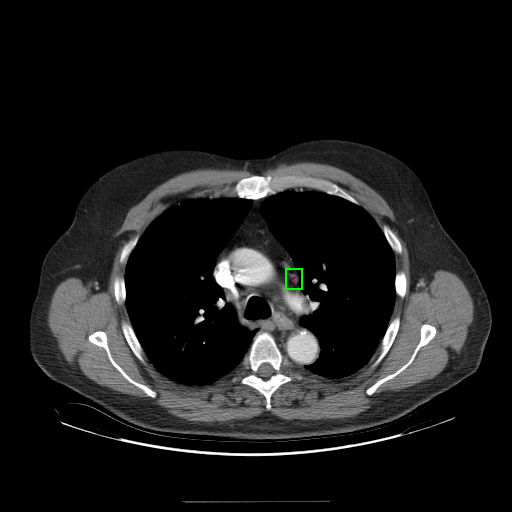
%> input picture dataset/lung ancer 3.png, 512 x 512 px
$ octave Source_Code.m   (GNU Octave 9; MATLAB toolbox functions it lacks are replaced by stand-ins)
%> lines starting %> are read from the running program, lines starting %| are printed output that depends on the picture; in (x1, y1, x2, y2) boxes, pixels count from 0 and x2, y2 are one past the last pixel; in counts of white or black regions, pixels touching at a corner belong together; the program's own positions count from 1
clc; clear; close all;

% Step 1: Load and Display Image
[filename, pathname] = uigetfile({'.png;.jpg;.bmp;.tif', 'Image Files'});
%> the answer given: dataset/lung ancer 3.png
if isequal(filename, 0)
    disp('No file selected');
    return;
end
img = imread(fullfile(pathname, filename));
%> img is the input picture: size 512x512x3 uint8; mean R, G, B 26.2, 26.3, 26.2
figure, imshow(img), title('Original Image');

% Step 2: Preprocessing
if size(img, 3) == 3
    imgGray = rgb2gray(img); % Convert to grayscale if RGB
else
    imgGray = img;
end
imgEnhanced = imadjust(imgGray); % Enhance contrast
figure, imshow(imgEnhanced), title('Enhanced Image');

% Step 3: Lung Segmentation (Example: Thresholding)
level = graythresh(imgEnhanced); % Otsu's threshold
%> level = 0.275
bw = imbinarize(imgEnhanced, level);
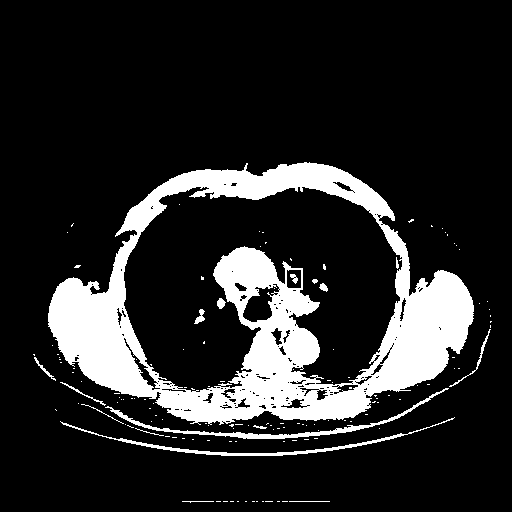
%> bw: size 512x512 logical; 15.9% white; 138 white regions (121 under 20 px), largest, box (x1, y1, x2, y2) and area: (48, 162, 474, 425) 38093, (105, 388, 449, 439) 1283, (60, 417, 455, 456) 1080
bw = imfill(bw, 'holes'); % Fill holes in binary image
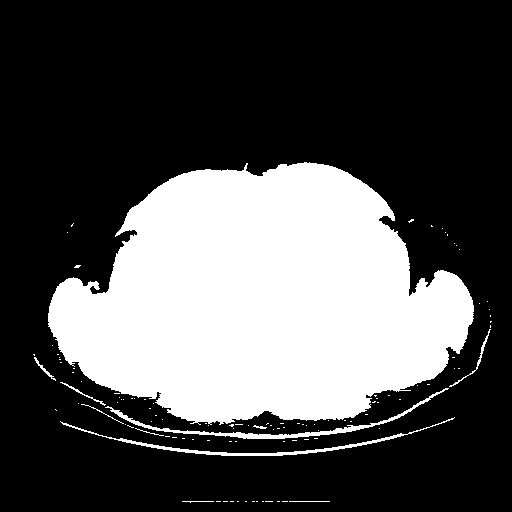
%> bw: size 512x512 logical; 30.9% white; 109 white regions (98 under 20 px), largest, box (x1, y1, x2, y2) and area: (48, 162, 474, 425) 78001, (105, 388, 449, 439) 1284, (60, 417, 455, 456) 1080
bw = bwareaopen(bw, 500); % Remove small objects
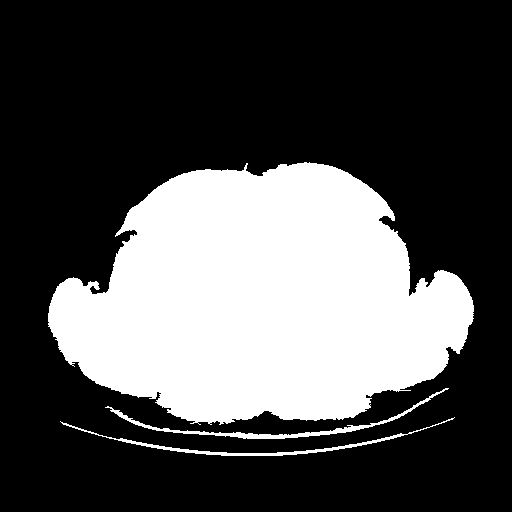
%> bw: size 512x512 logical; 30.7% white; 3 white regions, box (x1, y1, x2, y2) and area: (48, 162, 474, 425) 78001, (105, 388, 449, 439) 1284, (60, 417, 455, 456) 1080
figure, imshow(bw), title('Segmented Lungs');

% Step 4: Extract Region Properties
stats = regionprops(bw, 'Area', 'Centroid', 'Eccentricity');
%> stats = 3 regions; Area, Centroid and Eccentricity: 78001 [262.2 301] 0.755, 1284 [276.6 427.3] 0.994, 1080 [255.2 446.1] 0.996
disp('Region Properties:');
disp(stats);
%|   3x1 struct array containing the fields:
%|     Area
%|     Centroid
%|     Eccentricity

% Step 5: Mark Potential Cancerous Regions
cancerMask = bw .* (imgEnhanced > 200); % Example threshold for suspicious regions
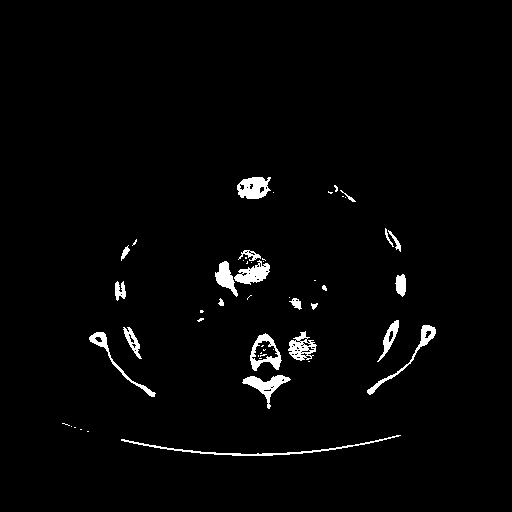
%> cancerMask: size 512x512 double; values 0 (black) and 1 (white), 2.2% white; 52 white regions (30 under 20 px), largest, box (x1, y1, x2, y2) and area: (121, 435, 401, 456) 592, (237, 177, 271, 199) 534, (242, 375, 291, 409) 532
cancerRegions = bwareaopen(cancerMask, 100); % Keep large suspicious regions
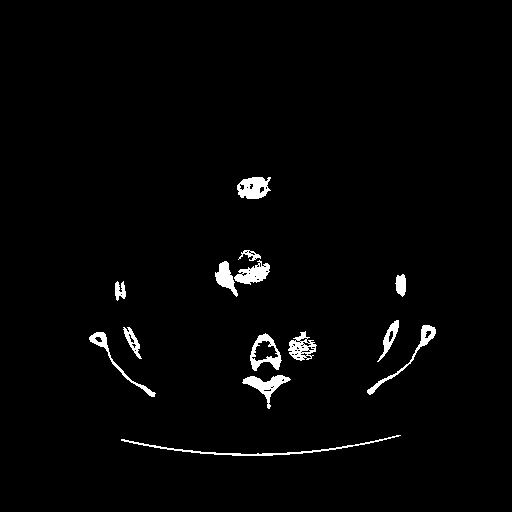
%> cancerRegions: size 512x512 logical; 2% white; 14 white regions, largest, box (x1, y1, x2, y2) and area: (121, 435, 401, 456) 592, (237, 177, 271, 199) 534, (242, 375, 291, 409) 532
figure, imshow(cancerRegions), title('Potential Cancerous Regions');

% Step 6: Overlay Results
result = imoverlay(imgGray, bwperim(cancerRegions), [1 0 0]); % Highlight regions in red
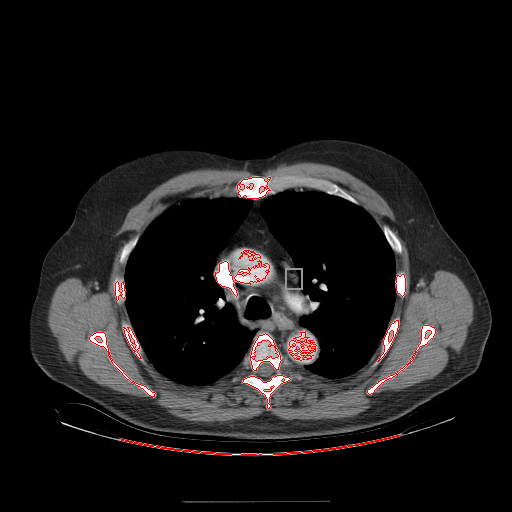
%> result: size 512x512x3 uint8; mean R, G, B 26.5, 24.2, 24.2
figure, imshow(result), title('Detected Regions Highlighted');

disp('Lung cancer detection complete.');

$ run again, on dataset/lung cancer 4.png
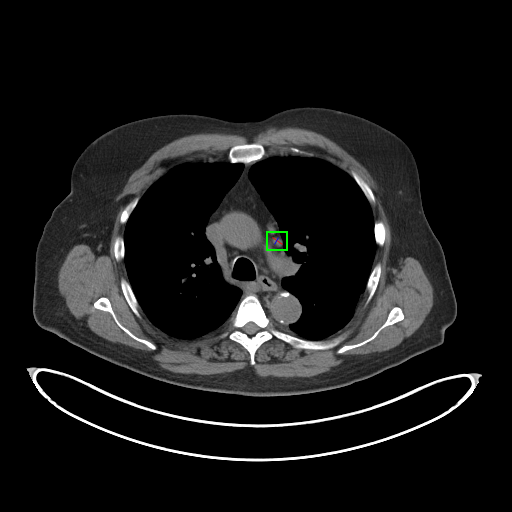
%> input picture dataset/lung cancer 4.png, 512 x 512 px
%> img is the input picture: size 512x512x3 uint8; mean R, G, B 23.3, 23.5, 23.3
%> level = 0.275
%> `bw = bwareaopen(bw, 500);`:
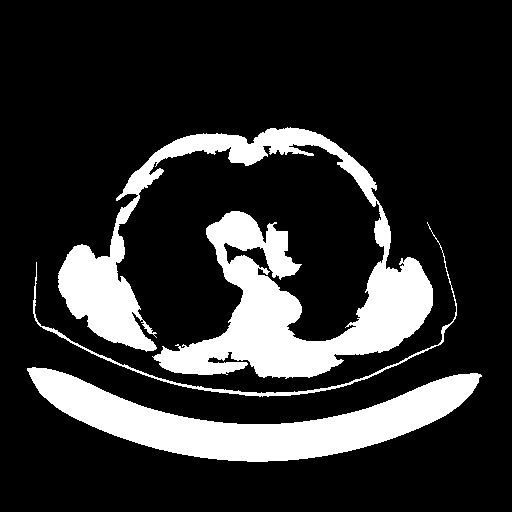
%> bw: size 512x512 logical; 18.7% white; 3 white regions, box (x1, y1, x2, y2) and area: (58, 127, 433, 379) 30619, (27, 367, 482, 462) 16778, (33, 222, 457, 397) 1507
%> stats = 3 regions; Area, Centroid and Eccentricity: 30619 [251.1 280.8] 0.733, 16778 [253.7 422.2] 0.985, 1507 [249.4 358.5] 0.958
%|   3x1 struct array containing the fields:
%|     Area
%|     Centroid
%|     Eccentricity
%> cancerMask: size 512x512 double; values 0 (black) and 1 (white), 2% white; 22 white regions (7 under 20 px), largest, box (x1, y1, x2, y2) and area: (33, 369, 475, 461) 2316, (235, 296, 269, 328) 651, (230, 331, 272, 364) 473
%> `result = imoverlay(imgGray, bwperim(cancerRegions), [1 0 0]);`:
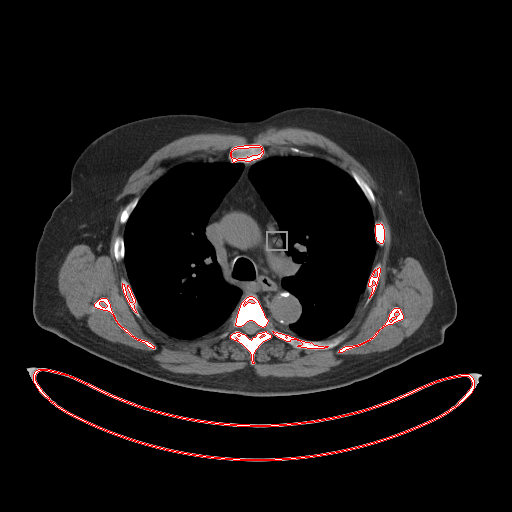
%> result: size 512x512x3 uint8; mean R, G, B 23.5, 20.7, 20.7
